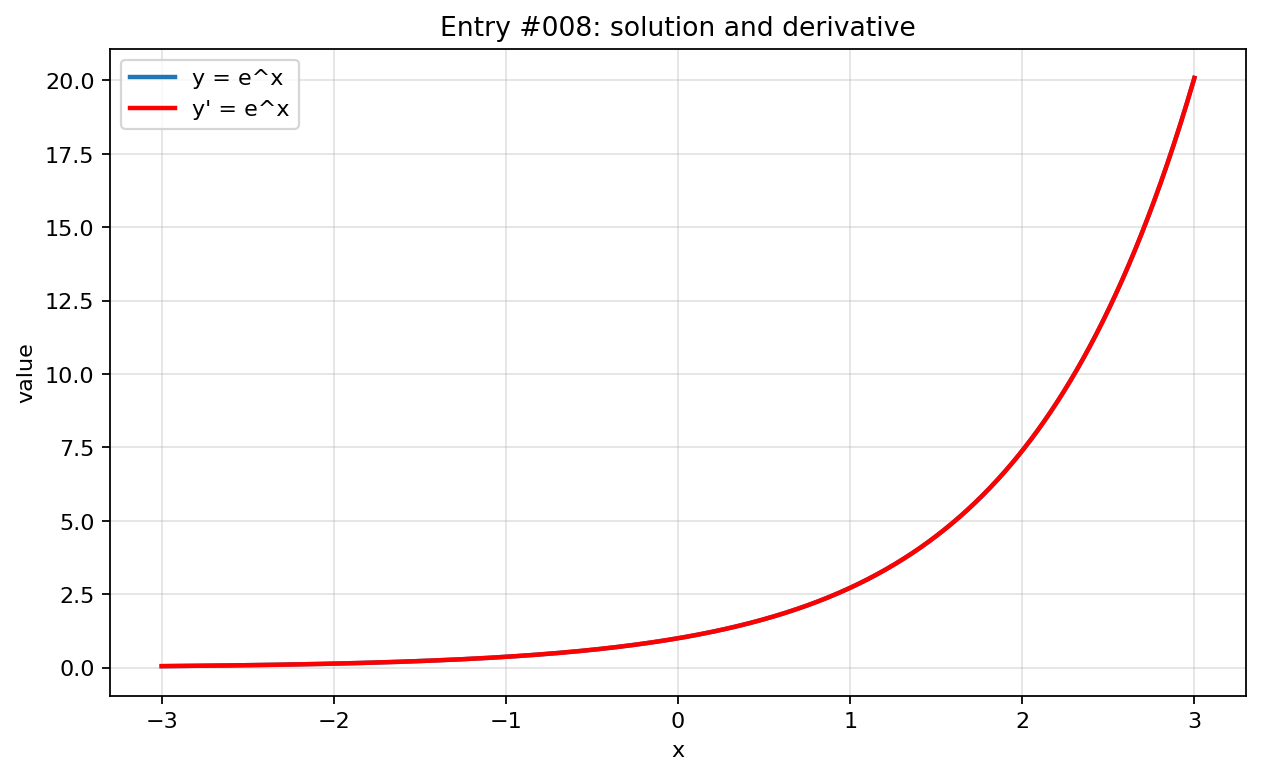

This figure's Python source:
import numpy as np
import matplotlib.pyplot as plt

x = np.linspace(-3, 3, 800)

with np.errstate(divide="ignore", invalid="ignore", over="ignore"):
    y = np.exp(x)
    y_prime = np.exp(x)

plt.figure(figsize=(8, 5))
plt.plot(x, y, label="y = e^x", linewidth=2)
plt.plot(x, y_prime, label="y' = e^x", linewidth=2, color="red")
plt.title("Entry #008: solution and derivative")
plt.xlabel("x")
plt.ylabel("value")
plt.grid(True, alpha=0.35)
plt.legend()
plt.tight_layout()
plt.show()
